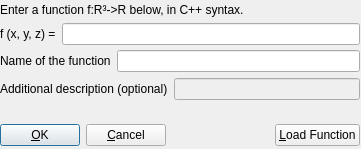
<ui version="4.0" >
 <author></author>
 <comment></comment>
 <exportmacro></exportmacro>
 <class>FunctionDialog</class>
 <widget class="QDialog" name="FunctionDialog" >
  <property name="geometry" >
   <rect>
    <x>0</x>
    <y>0</y>
    <width>361</width>
    <height>149</height>
   </rect>
  </property>
  <property name="windowTitle" >
   <string>Enter a real scalar function</string>
  </property>
  <widget class="QLabel" name="IntroLabel" >
   <property name="geometry" >
    <rect>
     <x>0</x>
     <y>0</y>
     <width>259</width>
     <height>20</height>
    </rect>
   </property>
   <property name="text" >
    <string>Enter a function f:R³->R below, in C++ syntax.</string>
   </property>
  </widget>
  <widget class="QWidget" name="BtnsLayout" >
   <property name="geometry" >
    <rect>
     <x>0</x>
     <y>120</y>
     <width>360</width>
     <height>30</height>
    </rect>
   </property>
   <layout class="QHBoxLayout" >
    <property name="margin" >
     <number>0</number>
    </property>
    <property name="spacing" >
     <number>6</number>
    </property>
    <item>
     <widget class="QPushButton" name="OKButton" >
      <property name="text" >
       <string>&amp;OK</string>
      </property>
     </widget>
    </item>
    <item>
     <widget class="QPushButton" name="CancelButton" >
      <property name="text" >
       <string>&amp;Cancel</string>
      </property>
     </widget>
    </item>
    <item>
     <spacer>
      <property name="orientation" >
       <enum>Qt::Horizontal</enum>
      </property>
      <property name="sizeType" >
       <enum>QSizePolicy::Expanding</enum>
      </property>
      <property name="sizeHint" >
       <size>
        <width>20</width>
        <height>20</height>
       </size>
      </property>
     </spacer>
    </item>
    <item>
     <widget class="QPushButton" name="LoadButton" >
      <property name="enabled" >
       <bool>true</bool>
      </property>
      <property name="text" >
       <string>&amp;Load Function</string>
      </property>
     </widget>
    </item>
   </layout>
  </widget>
  <widget class="QWidget" name="FLayout" >
   <property name="geometry" >
    <rect>
     <x>0</x>
     <y>20</y>
     <width>360</width>
     <height>28</height>
    </rect>
   </property>
   <layout class="QHBoxLayout" >
    <property name="margin" >
     <number>0</number>
    </property>
    <property name="spacing" >
     <number>6</number>
    </property>
    <item>
     <widget class="QLabel" name="FLabel" >
      <property name="text" >
       <string>f (x, y, z) =</string>
      </property>
     </widget>
    </item>
    <item>
     <widget class="QLineEdit" name="FEdit" />
    </item>
   </layout>
  </widget>
  <widget class="QWidget" name="Layout22" >
   <property name="geometry" >
    <rect>
     <x>0</x>
     <y>50</y>
     <width>360</width>
     <height>71</height>
    </rect>
   </property>
   <layout class="QVBoxLayout" >
    <property name="margin" >
     <number>0</number>
    </property>
    <property name="spacing" >
     <number>6</number>
    </property>
    <item>
     <layout class="QHBoxLayout" >
      <property name="margin" >
       <number>0</number>
      </property>
      <property name="spacing" >
       <number>6</number>
      </property>
      <item>
       <widget class="QLabel" name="NameLabel" >
        <property name="text" >
         <string>Name of the function</string>
        </property>
       </widget>
      </item>
      <item>
       <widget class="QLineEdit" name="NameEdit" />
      </item>
     </layout>
    </item>
    <item>
     <layout class="QHBoxLayout" >
      <property name="margin" >
       <number>0</number>
      </property>
      <property name="spacing" >
       <number>6</number>
      </property>
      <item>
       <widget class="QLabel" name="DescLabel" >
        <property name="enabled" >
         <bool>true</bool>
        </property>
        <property name="text" >
         <string>Additional description (optional)</string>
        </property>
       </widget>
      </item>
      <item>
       <widget class="QLineEdit" name="LineEdit12" >
        <property name="enabled" >
         <bool>false</bool>
        </property>
       </widget>
      </item>
     </layout>
    </item>
    <item>
     <spacer>
      <property name="orientation" >
       <enum>Qt::Vertical</enum>
      </property>
      <property name="sizeType" >
       <enum>QSizePolicy::Expanding</enum>
      </property>
      <property name="sizeHint" >
       <size>
        <width>20</width>
        <height>20</height>
       </size>
      </property>
     </spacer>
    </item>
   </layout>
  </widget>
 </widget>
 <layoutdefault spacing="6" margin="11" />
 <pixmapfunction>qPixmapFromMimeSource</pixmapfunction>
 <tabstops>
  <tabstop>FEdit</tabstop>
  <tabstop>NameEdit</tabstop>
  <tabstop>LineEdit12</tabstop>
  <tabstop>OKButton</tabstop>
  <tabstop>CancelButton</tabstop>
  <tabstop>LoadButton</tabstop>
 </tabstops>
 <resources/>
 <connections>
  <connection>
   <sender>CancelButton</sender>
   <signal>clicked()</signal>
   <receiver>FunctionDialog</receiver>
   <slot>close()</slot>
   <hints>
    <hint type="sourcelabel" >
     <x>20</x>
     <y>20</y>
    </hint>
    <hint type="destinationlabel" >
     <x>20</x>
     <y>20</y>
    </hint>
   </hints>
  </connection>
 </connections>
</ui>
